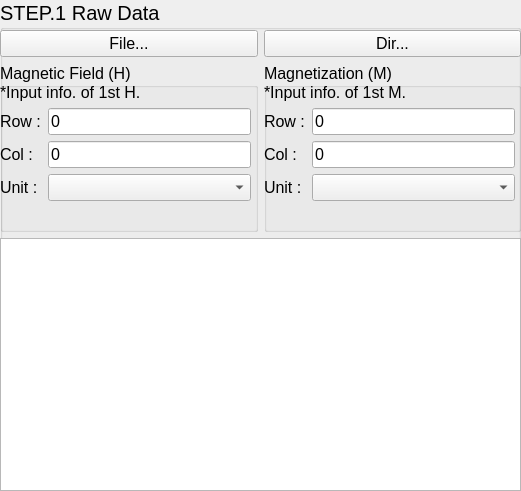
     <widget class="QGroupBox" name="GroupBox_step1_M">
      <property name="geometry">
       <rect>
        <x>10</x>
        <y>120</y>
        <width>521</width>
        <height>491</height>
       </rect>
      </property>
      <property name="font">
       <font>
        <pointsize>15</pointsize>
        <stylestrategy>PreferDefault</stylestrategy>
       </font>
      </property>
      <property name="autoFillBackground">
       <bool>true</bool>
      </property>
      <property name="title">
       <string>STEP.1 Raw Data</string>
      </property>
      <property name="flat">
       <bool>false</bool>
      </property>
      <widget class="QWidget" name="layoutWidget">
       <property name="geometry">
        <rect>
         <x>0</x>
         <y>30</y>
         <width>521</width>
         <height>461</height>
        </rect>
       </property>
       <layout class="QVBoxLayout" name="verticalLayout_2" stretch="0,2,3">
        <item>
         <layout class="QHBoxLayout" name="Layout_step1_M_file">
          <property name="sizeConstraint">
           <enum>QLayout::SetDefaultConstraint</enum>
          </property>
          <item>
           <widget class="QPushButton" name="PushButton_step1_M_file">
            <property name="font">
             <font>
              <pointsize>12</pointsize>
              <stylestrategy>PreferDefault</stylestrategy>
             </font>
            </property>
            <property name="cursor">
             <cursorShape>PointingHandCursor</cursorShape>
            </property>
            <property name="text">
             <string>File...</string>
            </property>
           </widget>
          </item>
          <item>
           <widget class="QPushButton" name="PushButton_step1_M_dir">
            <property name="font">
             <font>
              <pointsize>12</pointsize>
              <stylestrategy>PreferDefault</stylestrategy>
             </font>
            </property>
            <property name="cursor">
             <cursorShape>PointingHandCursor</cursorShape>
            </property>
            <property name="text">
             <string>Dir...</string>
            </property>
           </widget>
          </item>
         </layout>
        </item>
        <item>
         <layout class="QHBoxLayout" name="Layout_step1_M_datapos">
          <item>
           <widget class="QGroupBox" name="GroupBox_step1_M_H">
            <property name="font">
             <font>
              <pointsize>12</pointsize>
             </font>
            </property>
            <property name="title">
             <string>Magnetic Field (H)</string>
            </property>
            <widget class="QWidget" name="verticalLayoutWidget_2">
             <property name="geometry">
              <rect>
               <x>0</x>
               <y>20</y>
               <width>251</width>
               <height>141</height>
              </rect>
             </property>
             <layout class="QVBoxLayout" name="VerticalLayout_step1_M_H" stretch="0,1">
              <item>
               <widget class="QLabel" name="Label_step1_M_H_info">
                <property name="font">
                 <font>
                  <pointsize>12</pointsize>
                 </font>
                </property>
                <property name="text">
                 <string>*Input info. of 1st H.</string>
                </property>
               </widget>
              </item>
              <item>
               <layout class="QFormLayout" name="FormLayout_step1_M_H">
                <item row="2" column="0">
                 <widget class="QLabel" name="Label_step1_M_H_unit">
                  <property name="font">
                   <font>
                    <pointsize>12</pointsize>
                   </font>
                  </property>
                  <property name="text">
                   <string>Unit : </string>
                  </property>
                 </widget>
                </item>
                <item row="2" column="1">
                 <widget class="QComboBox" name="ComboBoxFormLayout_step1_M_H_unit"/>
                </item>
                <item row="0" column="0">
                 <widget class="QLabel" name="Label_step1_M_H_row">
                  <property name="font">
                   <font>
                    <pointsize>12</pointsize>
                   </font>
                  </property>
                  <property name="text">
                   <string>Row :</string>
                  </property>
                 </widget>
                </item>
                <item row="0" column="1">
                 <widget class="QLineEdit" name="LineEdit_step1_M_H_row">
                  <property name="text">
                   <string>0</string>
                  </property>
                 </widget>
                </item>
                <item row="1" column="0">
                 <widget class="QLabel" name="Label_step1_M_H_col">
                  <property name="font">
                   <font>
                    <pointsize>12</pointsize>
                   </font>
                  </property>
                  <property name="text">
                   <string>Col :</string>
                  </property>
                 </widget>
                </item>
                <item row="1" column="1">
                 <widget class="QLineEdit" name="LineEdit_step1_M_H_col">
                  <property name="text">
                   <string>0</string>
                  </property>
                 </widget>
                </item>
               </layout>
              </item>
             </layout>
            </widget>
           </widget>
          </item>
          <item>
           <widget class="QGroupBox" name="GroupBox_step1_M_M">
            <property name="font">
             <font>
              <pointsize>12</pointsize>
             </font>
            </property>
            <property name="title">
             <string>Magnetization (M)</string>
            </property>
            <widget class="QWidget" name="verticalLayoutWidget_3">
             <property name="geometry">
              <rect>
               <x>0</x>
               <y>20</y>
               <width>251</width>
               <height>141</height>
              </rect>
             </property>
             <layout class="QVBoxLayout" name="VerticalLayout_step1_M_M" stretch="0,1">
              <item>
               <widget class="QLabel" name="Label_step1_M_M_info">
                <property name="font">
                 <font>
                  <pointsize>12</pointsize>
                 </font>
                </property>
                <property name="text">
                 <string>*Input info. of 1st M.</string>
                </property>
               </widget>
              </item>
              <item>
               <layout class="QFormLayout" name="FormLayout_step1_M_M">
                <item row="2" column="0">
                 <widget class="QLabel" name="Label_step1_M_M_unit">
                  <property name="font">
                   <font>
                    <pointsize>12</pointsize>
                   </font>
                  </property>
                  <property name="text">
                   <string>Unit : </string>
                  </property>
                 </widget>
                </item>
                <item row="2" column="1">
                 <widget class="QComboBox" name="ComboBoxFormLayout_step1_M_M_unit"/>
                </item>
                <item row="0" column="0">
                 <widget class="QLabel" name="Label_step1_M_M_row">
                  <property name="font">
                   <font>
                    <pointsize>12</pointsize>
                   </font>
                  </property>
                  <property name="text">
                   <string>Row :</string>
                  </property>
                 </widget>
                </item>
                <item row="0" column="1">
                 <widget class="QLineEdit" name="LineEdit_step1_M_M_row">
                  <property name="text">
                   <string>0</string>
                  </property>
                 </widget>
                </item>
                <item row="1" column="0">
                 <widget class="QLabel" name="Label_step1_M_M_col">
                  <property name="font">
                   <font>
                    <pointsize>12</pointsize>
                   </font>
                  </property>
                  <property name="text">
                   <string>Col :</string>
                  </property>
                 </widget>
                </item>
                <item row="1" column="1">
                 <widget class="QLineEdit" name="LineEdit_step1_M_M_col">
                  <property name="text">
                   <string>0</string>
                  </property>
                 </widget>
                </item>
               </layout>
              </item>
             </layout>
            </widget>
           </widget>
          </item>
         </layout>
        </item>
        <item>
         <widget class="QTableView" name="TableView_file_M">
          <property name="font">
           <font>
            <family>Times New Roman</family>
            <pointsize>12</pointsize>
           </font>
          </property>
          <attribute name="horizontalHeaderCascadingSectionResizes">
           <bool>false</bool>
          </attribute>
          <attribute name="horizontalHeaderStretchLastSection">
           <bool>true</bool>
          </attribute>
         </widget>
        </item>
       </layout>
      </widget>
     </widget>
